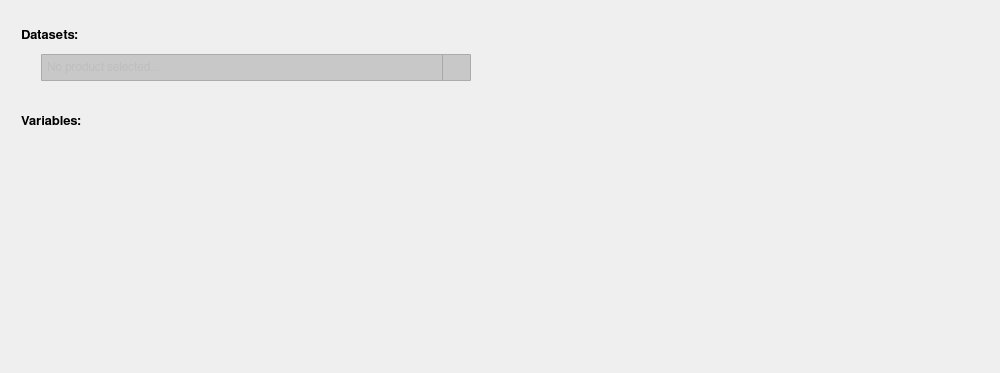
          <widget class="QWidget" name="scrollAreaWidgetContents_6">
           <property name="geometry">
            <rect>
             <x>0</x>
             <y>0</y>
             <width>1000</width>
             <height>373</height>
            </rect>
           </property>
           <layout class="QGridLayout" name="gridLayout_5">
            <item row="0" column="1">
             <spacer name="verticalSpacer_14">
              <property name="orientation">
               <enum>Qt::Vertical</enum>
              </property>
              <property name="sizeType">
               <enum>QSizePolicy::Fixed</enum>
              </property>
              <property name="sizeHint" stdset="0">
               <size>
                <width>20</width>
                <height>10</height>
               </size>
              </property>
             </spacer>
            </item>
            <item row="1" column="0">
             <spacer name="horizontalSpacer_19">
              <property name="orientation">
               <enum>Qt::Horizontal</enum>
              </property>
              <property name="sizeType">
               <enum>QSizePolicy::Fixed</enum>
              </property>
              <property name="sizeHint" stdset="0">
               <size>
                <width>10</width>
                <height>20</height>
               </size>
              </property>
             </spacer>
            </item>
            <item row="1" column="1">
             <layout class="QVBoxLayout" name="verticalLayout_5">
              <item>
               <layout class="QHBoxLayout" name="horizontalLayout_3">
                <item>
                 <widget class="QLabel" name="main_lb_8">
                  <property name="sizePolicy">
                   <sizepolicy hsizetype="Fixed" vsizetype="Fixed">
                    <horstretch>0</horstretch>
                    <verstretch>0</verstretch>
                   </sizepolicy>
                  </property>
                  <property name="minimumSize">
                   <size>
                    <width>0</width>
                    <height>27</height>
                   </size>
                  </property>
                  <property name="maximumSize">
                   <size>
                    <width>16777215</width>
                    <height>27</height>
                   </size>
                  </property>
                  <property name="font">
                   <font>
                    <family>FreeSans</family>
                    <pointsize>10</pointsize>
                    <weight>75</weight>
                    <bold>true</bold>
                    <stylestrategy>PreferAntialias</stylestrategy>
                    <kerning>true</kerning>
                   </font>
                  </property>
                  <property name="styleSheet">
                   <string notr="true"/>
                  </property>
                  <property name="text">
                   <string>Datasets:</string>
                  </property>
                  <property name="alignment">
                   <set>Qt::AlignLeading|Qt::AlignLeft|Qt::AlignVCenter</set>
                  </property>
                 </widget>
                </item>
                <item>
                 <spacer name="horizontalSpacer_13">
                  <property name="orientation">
                   <enum>Qt::Horizontal</enum>
                  </property>
                  <property name="sizeType">
                   <enum>QSizePolicy::Fixed</enum>
                  </property>
                  <property name="sizeHint" stdset="0">
                   <size>
                    <width>10</width>
                    <height>20</height>
                   </size>
                  </property>
                 </spacer>
                </item>
                <item>
                 <widget class="QToolButton" name="info_bt_2">
                  <property name="maximumSize">
                   <size>
                    <width>27</width>
                    <height>27</height>
                   </size>
                  </property>
                  <property name="styleSheet">
                   <string notr="true">QToolButton {
	border: 1px solid transparent;
	background-color: transparent;
	width: 27px;
	height: 27px;
}

QToolButton:flat {
	border: none;
}</string>
                  </property>
                  <property name="text">
                   <string/>
                  </property>
                  <property name="icon">
                   <iconset>
                    <normaloff>icons/info_icon.svg</normaloff>icons/info_icon.svg</iconset>
                  </property>
                  <property name="iconSize">
                   <size>
                    <width>23</width>
                    <height>23</height>
                   </size>
                  </property>
                  <property name="autoRaise">
                   <bool>false</bool>
                  </property>
                 </widget>
                </item>
                <item>
                 <spacer name="horizontalSpacer_15">
                  <property name="orientation">
                   <enum>Qt::Horizontal</enum>
                  </property>
                  <property name="sizeHint" stdset="0">
                   <size>
                    <width>40</width>
                    <height>20</height>
                   </size>
                  </property>
                 </spacer>
                </item>
               </layout>
              </item>
              <item>
               <layout class="QHBoxLayout" name="horizontalLayout_6">
                <item>
                 <spacer name="horizontalSpacer_11">
                  <property name="orientation">
                   <enum>Qt::Horizontal</enum>
                  </property>
                  <property name="sizeType">
                   <enum>QSizePolicy::Fixed</enum>
                  </property>
                  <property name="sizeHint" stdset="0">
                   <size>
                    <width>20</width>
                    <height>20</height>
                   </size>
                  </property>
                 </spacer>
                </item>
                <item>
                 <widget class="QComboBox" name="main_cb_6">
                  <property name="enabled">
                   <bool>false</bool>
                  </property>
                  <property name="minimumSize">
                   <size>
                    <width>430</width>
                    <height>27</height>
                   </size>
                  </property>
                  <property name="maximumSize">
                   <size>
                    <width>430</width>
                    <height>27</height>
                   </size>
                  </property>
                  <property name="font">
                   <font>
                    <family>FreeSans</family>
                    <pointsize>9</pointsize>
                    <weight>50</weight>
                    <bold>false</bold>
                    <stylestrategy>PreferAntialias</stylestrategy>
                    <kerning>true</kerning>
                   </font>
                  </property>
                  <property name="styleSheet">
                   <string notr="true">QComboBox {
	border: 1px solid #acacac;
    border-radius: 1px;
	padding-left: 5px;
    background-color: qlineargradient(x1: 0, y1: 0, x2: 0, y2: 1, 
								stop: 0 #f0f0f0, stop: 1 #e5e5e5);
}

QComboBox:disabled {
	background-color:  rgb(200,200,200);
}

QComboBox:hover {
	border: 1px solid #7eb4ea;
    border-radius: 1px;
	background-color: qlineargradient(x1: 0, y1: 0, x2: 0, y2: 1, 
								stop: 0 #ecf4fc, stop: 1 #dcecfc);
}

QComboBox::drop-down {
	subcontrol-origin: padding;
	subcontrol-position: top right;
	width: 27px;
    border-left-width: 1px;
	border-left-color: darkgray;
	border-left-style: solid;
	border-top-right-radius: 3px;
	border-bottom-right-radius: 3px;
}

QComboBox::down-arrow {
	image: url(icons/down_arrow_icon.svg); 
	width: 16px;
	height: 16px
}

QComboBox QAbstractItemView {
	selection-background-color: rgb(200,200,200);
	selection-color: black;
	background: #f0f0f0;
	border: 0px solid #f0f0f0;
}

QComboBox QAbstractItemView::item {
	margin: 5px 5px 5px 5px;
}</string>
                  </property>
                  <property name="currentIndex">
                   <number>0</number>
                  </property>
                  <property name="maxVisibleItems">
                   <number>12</number>
                  </property>
                  <item>
                   <property name="text">
                    <string>No product selected...</string>
                   </property>
                  </item>
                 </widget>
                </item>
                <item>
                 <spacer name="horizontalSpacer_16">
                  <property name="orientation">
                   <enum>Qt::Horizontal</enum>
                  </property>
                  <property name="sizeHint" stdset="0">
                   <size>
                    <width>40</width>
                    <height>20</height>
                   </size>
                  </property>
                 </spacer>
                </item>
               </layout>
              </item>
              <item>
               <spacer name="verticalSpacer_12">
                <property name="orientation">
                 <enum>Qt::Vertical</enum>
                </property>
                <property name="sizeType">
                 <enum>QSizePolicy::Fixed</enum>
                </property>
                <property name="sizeHint" stdset="0">
                 <size>
                  <width>20</width>
                  <height>20</height>
                 </size>
                </property>
               </spacer>
              </item>
              <item>
               <layout class="QHBoxLayout" name="horizontalLayout_7">
                <item>
                 <widget class="QLabel" name="main_lb_10">
                  <property name="sizePolicy">
                   <sizepolicy hsizetype="Fixed" vsizetype="Fixed">
                    <horstretch>0</horstretch>
                    <verstretch>0</verstretch>
                   </sizepolicy>
                  </property>
                  <property name="minimumSize">
                   <size>
                    <width>0</width>
                    <height>27</height>
                   </size>
                  </property>
                  <property name="maximumSize">
                   <size>
                    <width>16777215</width>
                    <height>27</height>
                   </size>
                  </property>
                  <property name="font">
                   <font>
                    <family>FreeSans</family>
                    <pointsize>10</pointsize>
                    <weight>75</weight>
                    <bold>true</bold>
                    <stylestrategy>PreferAntialias</stylestrategy>
                    <kerning>true</kerning>
                   </font>
                  </property>
                  <property name="styleSheet">
                   <string notr="true"/>
                  </property>
                  <property name="text">
                   <string>Variables:</string>
                  </property>
                  <property name="alignment">
                   <set>Qt::AlignLeading|Qt::AlignLeft|Qt::AlignVCenter</set>
                  </property>
                 </widget>
                </item>
                <item>
                 <spacer name="horizontalSpacer_14">
                  <property name="orientation">
                   <enum>Qt::Horizontal</enum>
                  </property>
                  <property name="sizeType">
                   <enum>QSizePolicy::Fixed</enum>
                  </property>
                  <property name="sizeHint" stdset="0">
                   <size>
                    <width>10</width>
                    <height>20</height>
                   </size>
                  </property>
                 </spacer>
                </item>
                <item>
                 <widget class="QToolButton" name="info_bt_3">
                  <property name="maximumSize">
                   <size>
                    <width>27</width>
                    <height>27</height>
                   </size>
                  </property>
                  <property name="styleSheet">
                   <string notr="true">QToolButton {
	border: 1px solid transparent;
	background-color: transparent;
	width: 27px;
	height: 27px;
}

QToolButton:flat {
	border: none;
}</string>
                  </property>
                  <property name="text">
                   <string/>
                  </property>
                  <property name="icon">
                   <iconset>
                    <normaloff>icons/info_icon.svg</normaloff>icons/info_icon.svg</iconset>
                  </property>
                  <property name="iconSize">
                   <size>
                    <width>23</width>
                    <height>23</height>
                   </size>
                  </property>
                  <property name="autoRaise">
                   <bool>false</bool>
                  </property>
                 </widget>
                </item>
                <item>
                 <spacer name="horizontalSpacer_17">
                  <property name="orientation">
                   <enum>Qt::Horizontal</enum>
                  </property>
                  <property name="sizeHint" stdset="0">
                   <size>
                    <width>40</width>
                    <height>20</height>
                   </size>
                  </property>
                 </spacer>
                </item>
               </layout>
              </item>
              <item>
               <layout class="QHBoxLayout" name="horizontalLayout_8">
                <item>
                 <spacer name="horizontalSpacer_12">
                  <property name="orientation">
                   <enum>Qt::Horizontal</enum>
                  </property>
                  <property name="sizeType">
                   <enum>QSizePolicy::Fixed</enum>
                  </property>
                  <property name="sizeHint" stdset="0">
                   <size>
                    <width>20</width>
                    <height>20</height>
                   </size>
                  </property>
                 </spacer>
                </item>
                <item>
                 <layout class="QVBoxLayout" name="variables_vertical_layout"/>
                </item>
                <item>
                 <spacer name="horizontalSpacer_18">
                  <property name="orientation">
                   <enum>Qt::Horizontal</enum>
                  </property>
                  <property name="sizeHint" stdset="0">
                   <size>
                    <width>40</width>
                    <height>20</height>
                   </size>
                  </property>
                 </spacer>
                </item>
               </layout>
              </item>
             </layout>
            </item>
            <item row="1" column="2">
             <spacer name="horizontalSpacer_20">
              <property name="orientation">
               <enum>Qt::Horizontal</enum>
              </property>
              <property name="sizeType">
               <enum>QSizePolicy::Expanding</enum>
              </property>
              <property name="sizeHint" stdset="0">
               <size>
                <width>440</width>
                <height>20</height>
               </size>
              </property>
             </spacer>
            </item>
            <item row="2" column="1">
             <spacer name="verticalSpacer_13">
              <property name="orientation">
               <enum>Qt::Vertical</enum>
              </property>
              <property name="sizeType">
               <enum>QSizePolicy::Expanding</enum>
              </property>
              <property name="sizeHint" stdset="0">
               <size>
                <width>20</width>
                <height>157</height>
               </size>
              </property>
             </spacer>
            </item>
           </layout>
          </widget>
